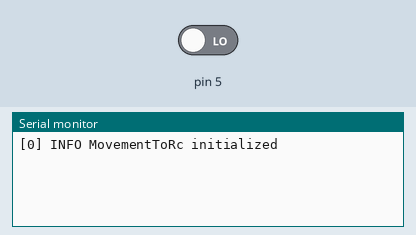
A program run on a simulated Arduino Uno, built with avr-gcc and run on an emulated ATmega328P. Shown: the last lines printed to the serial monitor. The test bench sets the inputs (shaded band); at power-on: pin 5 LOW.

Above: at 1.2 s.
1.3 s: pin 5 driven HIGH
At 2.9 s:
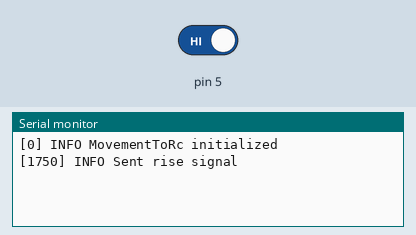
3.2 s: pin 5 driven LOW
At 4.6 s:
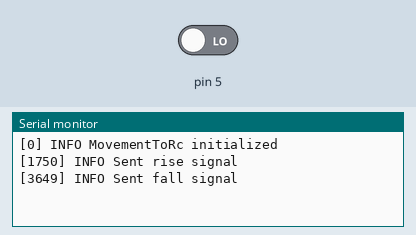

The program:

main.cpp
```cpp
#include <RCSwitch.h>
#include "ArduinoPlug.hpp"
#include "SerialLogger.hpp"
#include "MovementToRc.hpp"

const int TRANSMITTER_GPIO_PIN = GPIOR02;
const uint8_t MOVEMENT_GPIO_PIN = GPIOR05;
const uint32_t ON_MOVEMENT_RISE = 171014;
const uint32_t ON_MOVEMENT_FALL = 171015;

class Main {
    SerialLogger serialLogger;
    MovementToRc<SerialLogger> movementToRc;

public:
    Main() : serialLogger(9600),
             movementToRc(serialLogger, TRANSMITTER_GPIO_PIN, MOVEMENT_GPIO_PIN, ON_MOVEMENT_RISE, ON_MOVEMENT_FALL) {
    }

    void loop() {
        movementToRc.loop();
        delay(1);
    }
};

ArduinoPlug<Main> plug;

void setup() {
    plug.setup();
}

void loop() {
    plug.loop();
}
```

ArduinoPlug.hpp
```cpp
#pragma once
template <class Program>
class ArduinoPlug {
    Program* instance = nullptr;

public:
    void setup() {
        instance = new Program();
    }

    void loop() {
        instance->loop();
    }
};
```

MovementToRc.hpp
```cpp
#include <RCSwitch.h>

#pragma once

template<class Logger>
class MovementToRc {
public:
    MovementToRc(Logger& logger, const uint8_t rcPin, const uint8_t movementGpioPin, const uint32_t movementRiseRcSignal, const uint32_t movementFallRcSignal)
            : logger(logger),
              movementGpioPin(movementGpioPin),
              movementRiseRcSignal(movementRiseRcSignal),
              movementFallRcSignal(movementFallRcSignal),
              oldState(false) {
        rcSwitch.enableTransmit(rcPin);
        pinMode(movementGpioPin, INPUT);
        logger.info("MovementToRc initialized");
    }

    void loop() {
        auto newState = (bool) digitalRead(movementGpioPin);
        if (newState != oldState) {
            if (newState) {
                rcSwitch.send(movementRiseRcSignal, 24);
                logger.info("Sent rise signal");
            } else {
                rcSwitch.send(movementFallRcSignal, 24);
                logger.info("Sent fall signal");
            }
            oldState = newState;
        }
    }

private:
    Logger& logger;
    RCSwitch rcSwitch;
    const uint8_t movementGpioPin;
    const uint32_t movementRiseRcSignal;
    const uint32_t movementFallRcSignal;
    bool oldState;
};
```

SerialLogger.cpp
```cpp
#include <HardwareSerial.h>
#include <USBAPI.h>
#include "SerialLogger.hpp"

SerialLogger::SerialLogger(uint32_t baudRate) {
    Serial.begin(baudRate);
}

void SerialLogger::info(const char* msg) {
    Serial.print('[');
    Serial.print(millis());
    Serial.print("] INFO ");
    Serial.println(msg);
}
```

SerialLogger.hpp
```cpp
#pragma once
#include <stdint.h>

class SerialLogger {
public:
    SerialLogger(uint32_t baudRate);
    void info(const char* msg);
};
```

Measured:
- after the input at 1.3 s, the serial monitor: prints a new line after 0.45 s (image 1)
- after the input at 3.2 s, the serial monitor: prints a new line after 0.45 s (image 2)
